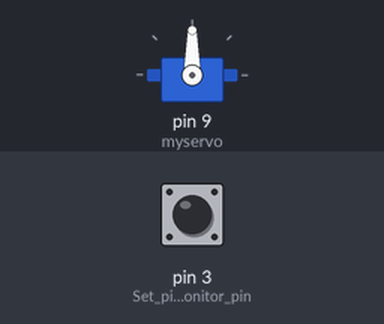
Bench run of a sketch on a simulated Arduino Uno, built with avr-gcc and run on an emulated ATmega328P. Shown: servo. Inputs (shaded band) come from the test bench; at power-on: pin 3 (Set_pin_3_as_monitor_pin) LOW.

Above: at 0.1 s.
At 35.1 s:
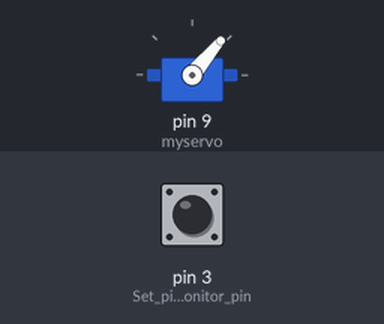
At 71.1 s:
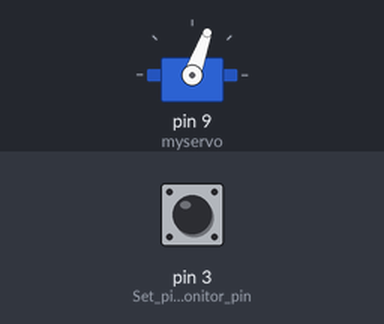
At 125.1 s:
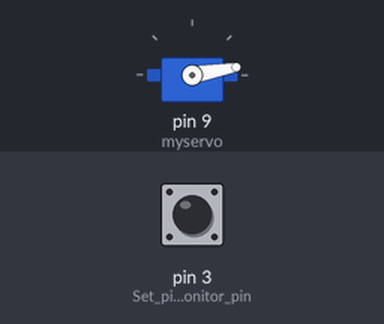
Timing chart, 0 to 126.6 s (numbered marks = the images above):
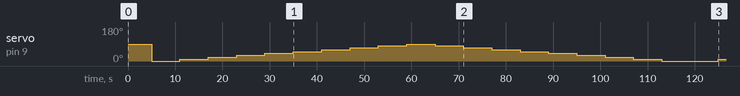

The sketch:

servo_laser_v2.ino
```cpp
#include <Servo.h>

Servo myservo;
int angle = 0;
unsigned long pulseWidth;
int total = 0;

int L = 10;
int distance = 0;

void setup(){

  myservo.attach(9);

  pinMode(2, OUTPUT); // Set pin 2 as trigger pin
  pinMode(3, INPUT); //Set pin 3 as monitor pin

   digitalWrite(2, LOW); // Set trigger LOW for continous read

  Serial.begin(9600);
}

void loop(){

//  center 45°
//myservo.write(45);

int array[L]; // save values in this array
total = 0 ;


for(angle = 0; angle < 90; angle += 10){
   delay(5000);
   distance = 0;
   total = 0;
   myservo.write(angle);
   pulseWidth = pulseIn(3, HIGH); //Count How long the pulse is high in ms.


    if(pulseWidth != 0){
      pulseWidth = pulseWidth / 10; // 10usec = 1 cm of distance
    for(int i = 0; i < 10; i++){
        array[i] = pulseWidth;

        total = total + array[i];
  }


  distance = total / L;
  Serial.println(distance);

  }
    }

  for(angle = 90; angle >= 0; angle -= 10){
    delay(5000);
    distance = 0;
    total = 0;
    myservo.write(angle);


    pulseWidth = pulseIn(3, HIGH); //Count How long the pulse is high in ms.

    if(pulseWidth != 0){
      pulseWidth = pulseWidth / 10; // 10usec = 1 cm of distance
    for(int i = 0; i < 10; i++){
        array[i] = pulseWidth;

        total = total + array[i];
  }


  distance = total / L;
  Serial.println(distance);

  }

  }
  }
```

Measured:
- by itself, servo on pin 9 (myservo): 90° → 0° at 5.0 s, → 10° 6.0 s later, → 20° 6.0 s later, → 30° 6.0 s later, … (20 changes in this stretch)
